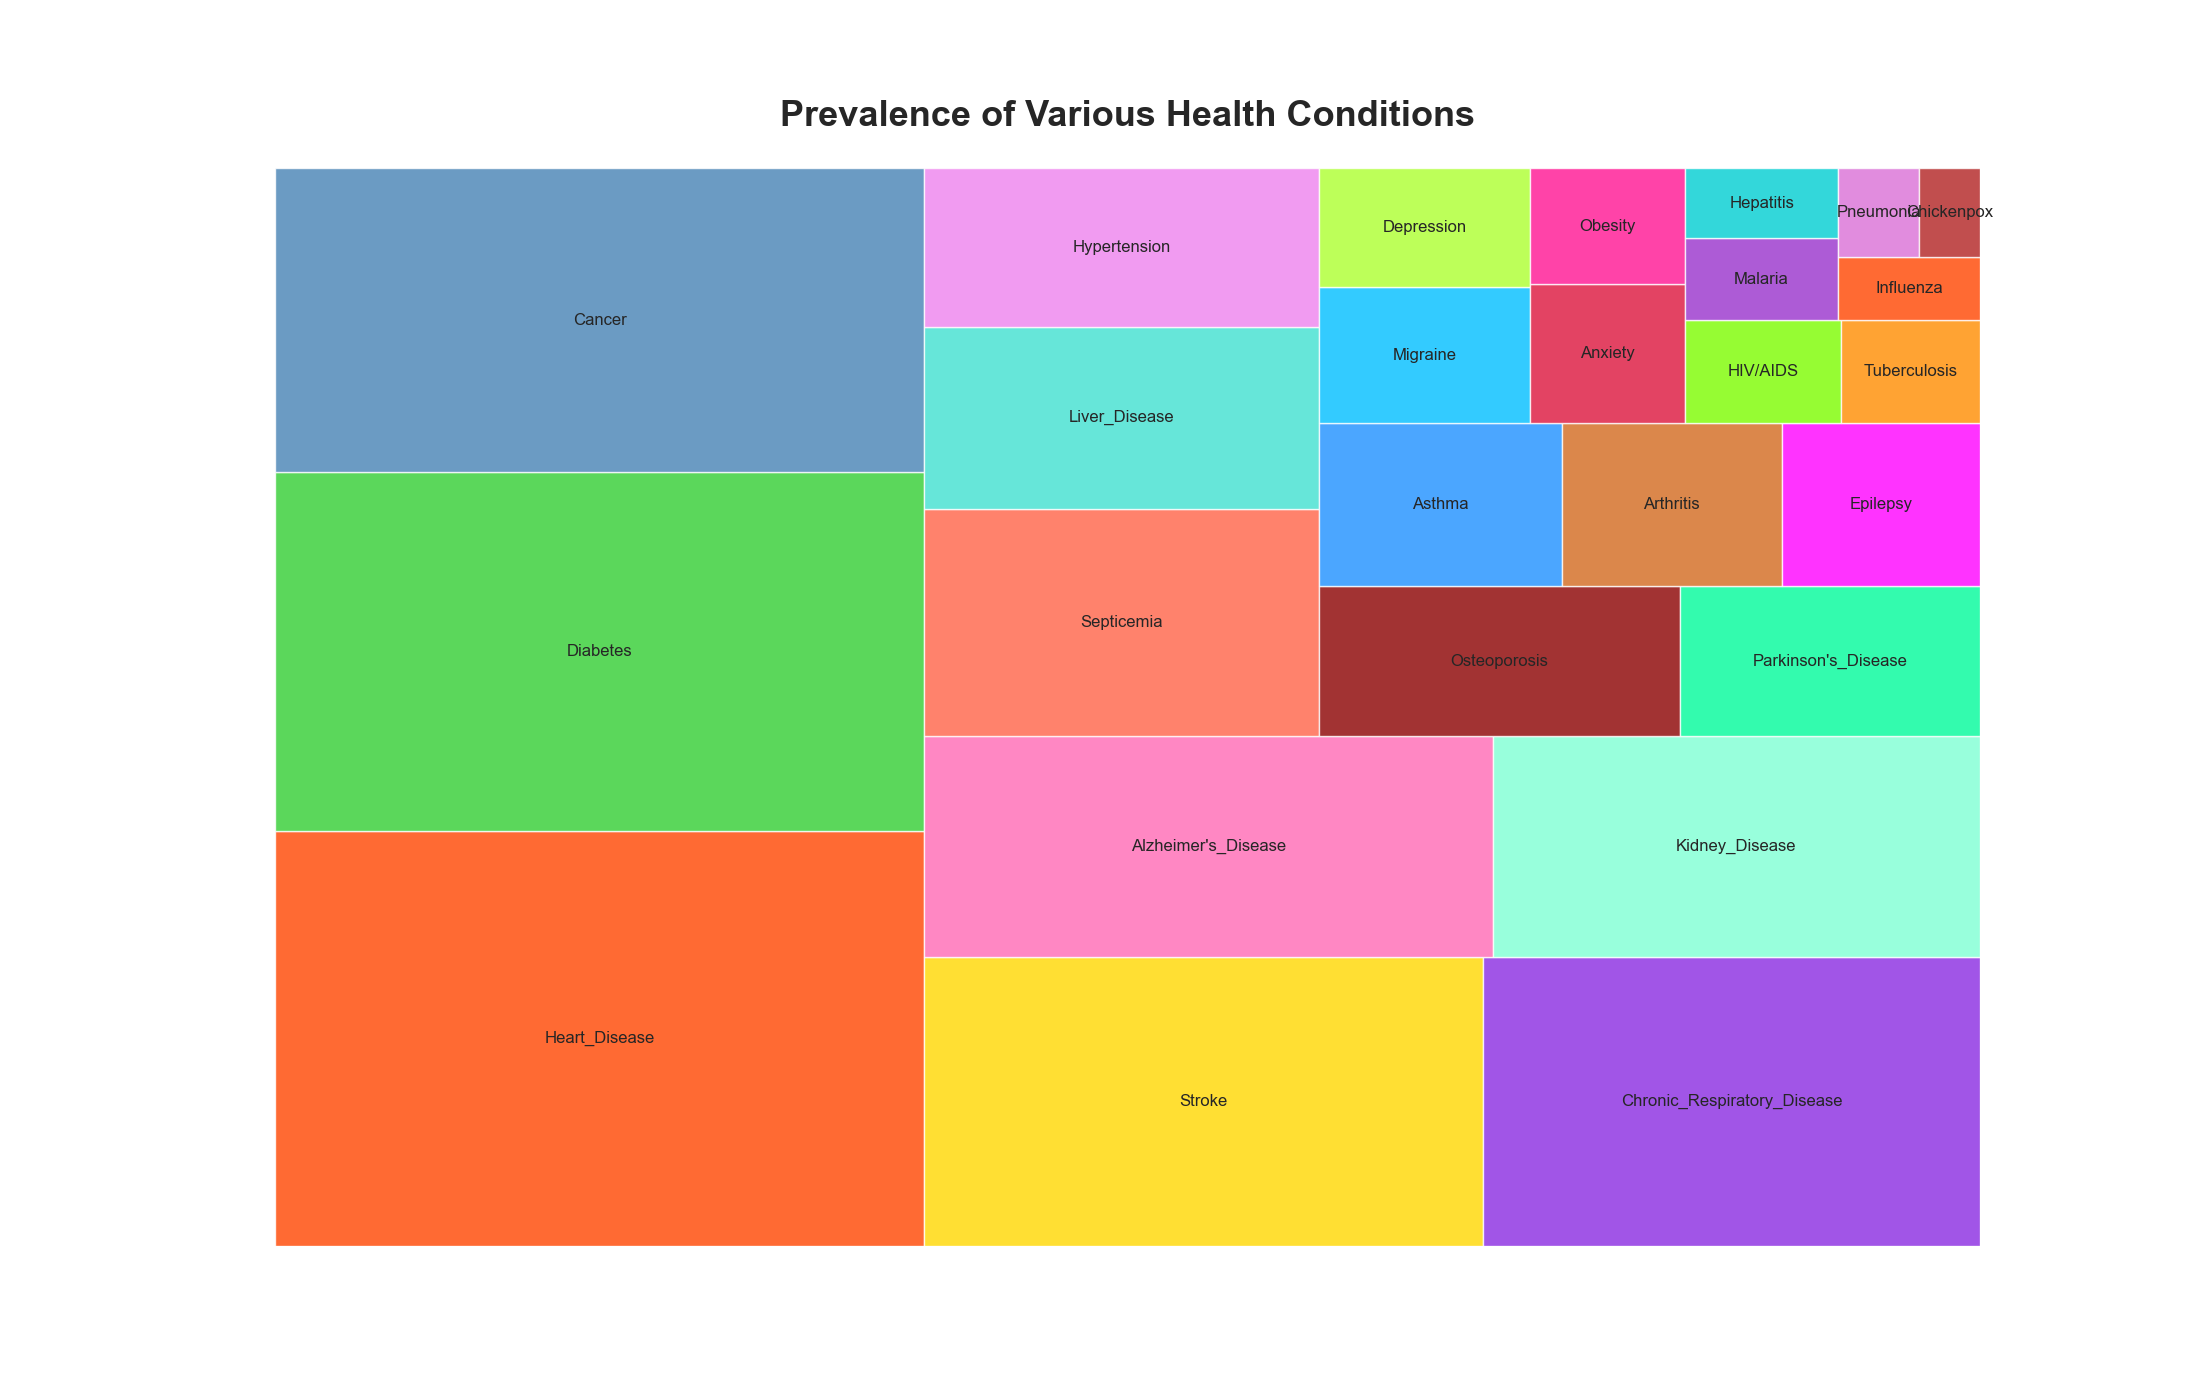

The script that drew this image:

import matplotlib.pyplot as plt
import squarify

conditions = [
    "Heart_Disease", "Diabetes", "Cancer", "Stroke", "Chronic_Respiratory_Disease",
    "Alzheimer's_Disease", "Kidney_Disease", "Septicemia", "Liver_Disease", "Hypertension",
    "Osteoporosis", "Parkinson's_Disease", "Asthma", "Arthritis", "Epilepsy",
    "Migraine", "Depression", "Anxiety", "Obesity", "HIV/AIDS",
    "Tuberculosis", "Malaria", "Hepatitis", "Influenza", "Pneumonia", "Chickenpox"
]

prevalence = [
    1500, 1300, 1100, 900, 800, 700, 600, 500, 400, 350,
    300, 250, 220, 200, 180, 160, 140, 120, 100, 90,
    80, 70, 60, 50, 40, 30
]

color_palette = [
    '#FF4500', '#32CD32', '#4682B4', '#FFD700', '#8A2BE2', '#FF69B4', '#7FFFD4',
    '#FF6347', '#40E0D0', '#EE82EE', '#8B0000', '#00FA9A', '#1E90FF', '#D2691E',
    '#FF00FF', '#00BFFF', '#ADFF2F', '#DC143C', '#FF1493', '#7CFC00',
    '#FF8C00', '#9932CC', '#00CED1', '#FF4500', '#DA70D6', '#B22222'
]

plt.figure(figsize=(22, 14))

squarify.plot(sizes=prevalence, label=conditions, color=color_palette, alpha=0.8)

plt.title('Prevalence of Various Health Conditions', fontsize=26, fontweight='bold', pad=30)
plt.axis('off')

plt.show()
